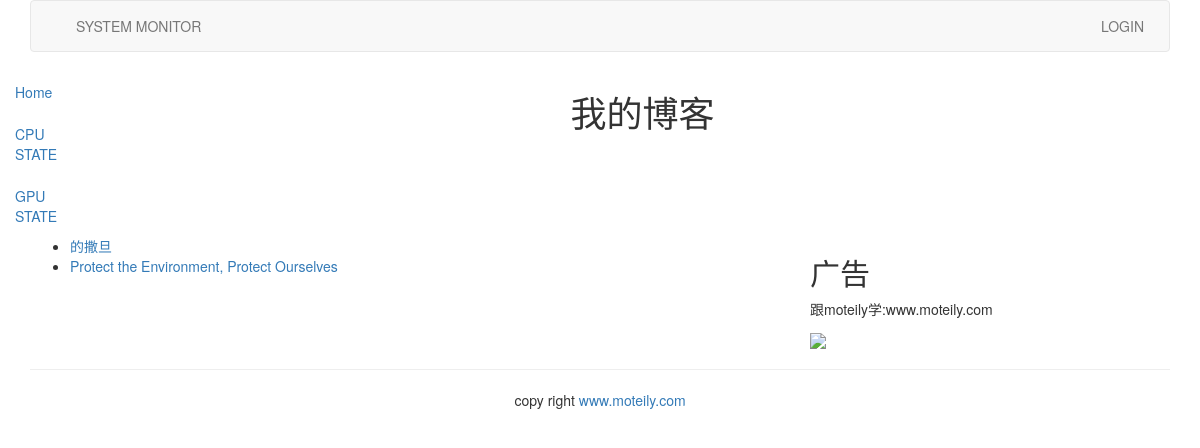
Screenshot of /blog/ with the database file from the repository.
### blog/models.py (models this page shows, shortened)
class BlogArticles(models.Model):
    title = models.CharField(max_length=300)   #字符串类型，必须要给出max_length,对应于html中的<input type="text">
    author = models.ForeignKey(User, on_delete=models.CASCADE, related_name="blog_posts")  # CASCADE:级联删除，
    body = models.TextField()
    publish = models.DateTimeField(default=timezone.now)
    class Meta:
        ordering = ("-publish",)  # 元组只有一个元素时，要加，

### blog/views.py (the view)
# urls.py: path('', views.blog_title, name='blog_title'),
def blog_title(request):  # request参数负责响应所接收到的请求且不能缺少
    blogs = BlogArticles.objects.all()  # 得到所有BlogArticles类的实例
    return render(request, "blog/titles.html", {"blogs": blogs})

### templates/blog/titles.html (shortened to what this page needs)
{% extends "base.html" %}
{% block content %}
<div class="row text-center vertical-middle-sm">
    <h1>我的博客</h1>
</div>
<div class="row">
    <div class = "col-xs-12 col-md-8">
        <ul>
        {% for blog in blogs %}
            <li><a href="{{ blog.id }}">{{blog.title}}</a></li>
        {% endfor %}
        </ul>
    </div>
    <div class="col-xs-6 col-md-4">
        <h2>广告</h2>
        <p>跟moteily学:www.moteily.com</p>
        <img width="200px"
            src="https://ss2.bdstatic.com/70cFvnSh_Q1YnxGkpoWK1HF6hhy/it/u=3984473917,238095211&fm=26&gp=0.jpg">
    </div>
</div>
{% endblock %}

### rows the page displays
BlogArticles: title "的撒旦"
BlogArticles: title "Protect the Environment, Protect Ourselves"
